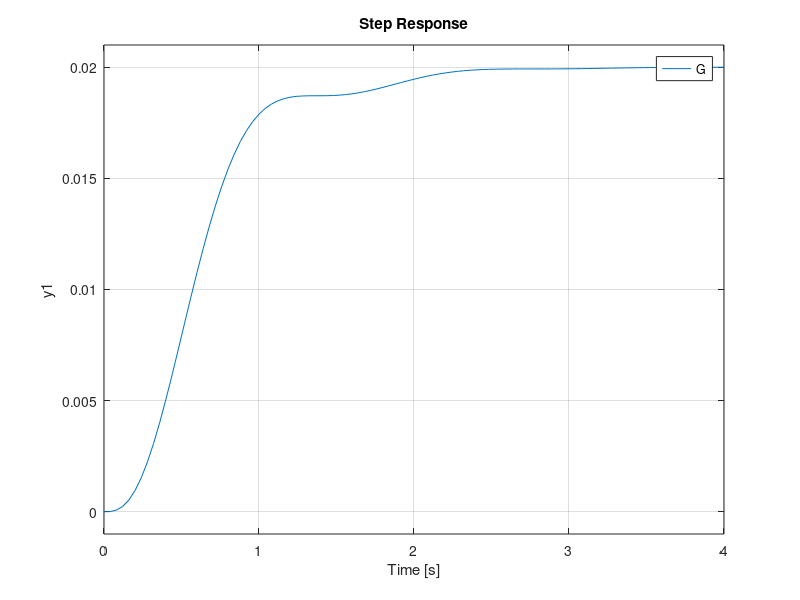

Reproduce this figure in MATLAB.
x = tf('s');

G = (25+x)/((x+2)*(x^2+4*x+25));
H = (25)/((x+2)*(x^2+4*x+25));
step(G)
hold on
step(H)
step((G-H)/x)
legend('G','Approx.','Error Integral')